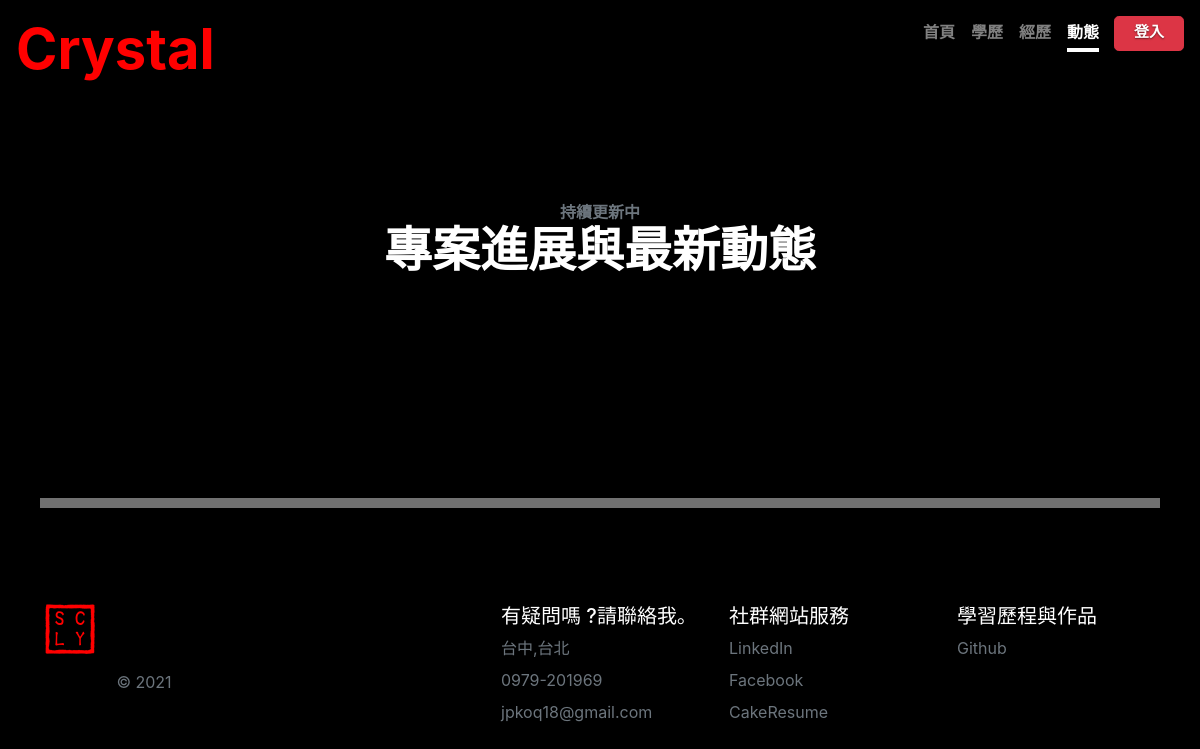
Page /story on the earlier database version.
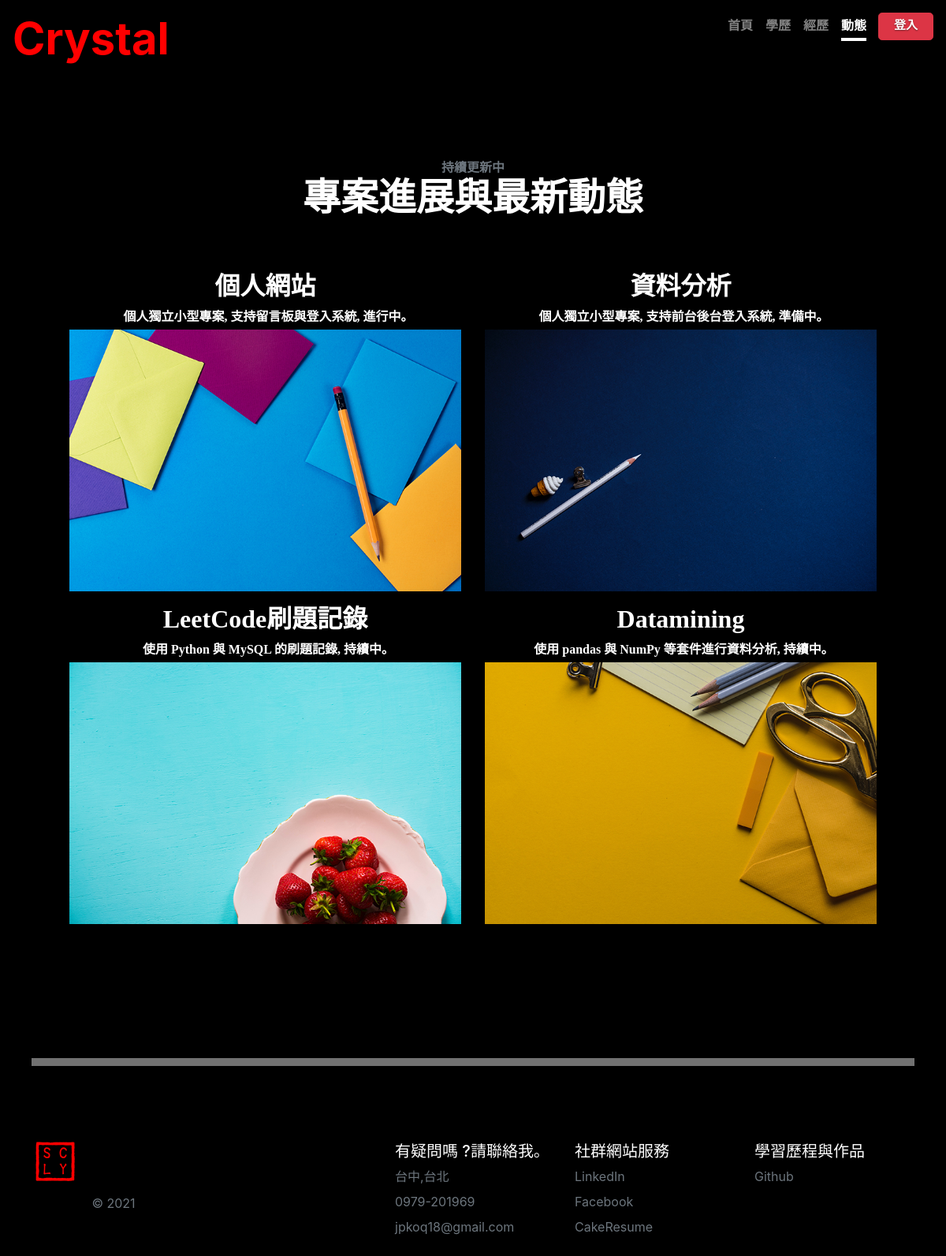
Same page on the later database version.
### PersonalWeb/models.py (models this page shows)
class Story(db.Model):
    id = db.Column(db.Integer , primary_key = True)
    title = db.Column(db.String(20))
    body = db.Column(db.String(200))
    site = db.Column(db.String(255),default = '/story')

### PersonalWeb/views.py (the view, shortened to what this page needs)
@app.route('/story',methods=["GET","POST"])
def story():
    stories=Story.query.all()
    form=PostForm()
    return render_template('story.html' ,stories = stories , form = form)

### PersonalWeb/templates/story.html (shortened to what this page needs)
{% extends 'base.html'%}
{% from 'bootstrap/form.html'  import render_form %}
{% block main %}
<section class="content-section" id="portfolio">
    <div class="container px-4 px-lg-5">
        <div class="content-section-heading text-center">
            <h3 class="text-secondary mb-0 cont">持續更新中</h3>
            <h2 class="mb-5 cont">專案進展與最新動態</h2>
        </div>
        <div class="row gx-0">
            {% for story in stories %}
            <div class="col-lg-6">
                    <div class="caption">
                        <div class="caption-content">
                            <div class="mt-3 h2 cont">{{story.title}}
                        </div>
                            <p class="mb-1 cont">{{ story.body }}</p>
                        </div>
                    </div>
                    <a class="portfolio-item" href="{{ story.site }}">
                    <img class="img-fluid" src="../static/portfolio-{{ loop.index %8 }}.jpg" alt="..." />
                </a>
            </div>
            {% endfor %}
        </div>
    </div>
</section>
<center ><div class="divider1"></div></center>
{% endblock %}

### PersonalWeb/templates/base.html (shortened to what this page needs)
<!DOCTYPE html>
<html>
<head>
    <link rel="stylesheet" href="{{ url_for('static', filename='css/bootstrap.min.css') }}" type="text/css">
    <link rel="stylesheet" href="{{ url_for('static', filename='css/style.css') }}" type="text/css">
</head>
<body class="text-center">
    <div class="cover-container d-flex w-100 h-100 p-3 mx-auto flex-column">
        <header class="masthead mb-auto">
          <div class="inner">
            <h3 class="masthead-brand display-4 Crystal">Crystal</h3>
            <nav class="nav nav-masthead justify-content-center">
              <a {%  if request.endpoint == 'index' %}class="nav-link active"{% else %}class="nav-link" {% endif %} href="{{ url_for('index') }}">首頁</a>
              <a class="nav-link " href="/#education">學歷</a>
              <a class="nav-link " href="/#experience">經歷</a>
              <a {% if request.endpoint == 'story'%}class="nav-link active" {% else %} class="nav-link" {% endif %} href="{{url_for('story')}}">動態</a>
              {% if current_user.is_authenticated %}
              <a class="btn btn-lg btn-danger login" href="{{url_for('logout')}}">登出</a>
              {% else%}
              <a class="btn btn-lg btn-danger login" href="{{url_for('login')}}">登入</a>
              {% endif %}
            </nav>
          </div>
        </header>
        <main role="main" class="inner cover">
          {% block main %}
          {% endblock %}
        </main>
        <div class="container">
            {% block footer %}
            <footer class="row row-cols-5 py-5 my-5 ">
                <div class="col">
                  <a href="/" class="d-flex align-items-center mb-3 link-dark text-decoration-none">
                    <svg class="bi me-2" width="50" height="50"><use xlink:href="#bootstrap"/>
                      <image xlink:href="{{ url_for('static', filename='Crystal.png') }} "width="100%" height="100%"/>
                    </svg>
                  </a>
                  <p class="text-muted">&copy; 2021</p>
                </div>
                <div class="col">
                </div>
                <div class="col">
                  <h5 class="text-left">有疑問嗎 ?請聯絡我｡</h5>
                  <ul class="nav flex-column text-left">
                    <li class="nav-item mb-2"><a  class="nav-link p-0 text-muted">台中,台北</a></li>
                    <li class="nav-item mb-2"><a  class="nav-link p-0 text-muted">0979-201969</a></li>
                    <li class="nav-item mb-2"><a  class="nav-link p-0 text-muted">jpkoq18@gmail.com</a></li>
                  </ul>
                </div>
                <div class="col">
                  <h5 class="text-left">社群網站服務</h5>
                  <ul class="nav flex-column text-left">
                    <li class="nav-item mb-2"><a href="https://www.linkedin.com/in/crystal-chen-568a0a117/" class="nav-link p-0 text-muted">LinkedIn</a></li>
                    <li class="nav-item mb-2"><a href="https://www.facebook.com/jpkoq18/" class="nav-link p-0 text-muted">Facebook</a></li>
                    <li class="nav-item mb-2"><a href="https://www.cakeresume.com/me/chen-crystal-f3c729" class="nav-link p-0 text-muted">CakeResume</a></li>
                  </ul>
                </div>
                <div class="col">
                  <h5 class="text-left">學習歷程與作品</h5>
                  <ul class="nav flex-column text-left">
                    <li class="nav-item mb-2"><a href="https://github.com/Crystal9202" class="nav-link p-0 text-muted">Github</a></li>
                  </ul>
                </div>
              </footer>
            </div>
            {% endblock %}
        </div>
</body>
</html>

### PersonalWeb/static/css/style.css (style rules this page uses)
a, a:focus, a:hover { color: #fff; }
html, body { height: 100%; background-color:black; }
body { display: -ms-flexbox; display: flex; color: #fff; text-shadow: 0 .05rem .1rem rgba(0, 0, 0, .5); box-shadow: inset 0 0 5rem rgba(0, 0, 0, .5); }
.cover-container { max-width: 82em; }
.masthead { margin-bottom: 2rem; }
.masthead-brand { margin-bottom: 0; }
.nav-masthead .nav-link { padding: .25rem 0; font-weight: 700; color: rgba(255, 255, 255, .5); background-color: transparent; border-bottom: .25rem solid transparent; }
.nav-masthead .nav-link + .nav-link { margin-left: 1rem; }
.nav-masthead .active { color: #fff; border-bottom-color: #fff; }
@media (min-width: 48em) { .masthead-brand { float: left; } }
@media (min-width: 48em) { .nav-masthead { float: right; } }
.cover { padding: 0 1.5rem; }
.Crystal { color:red; font-weight: bold; }
.cont { font-weight: bold; font-family: "Microsoft YaHei"; }
.divider1 { height: 10px; width: 100%; background-color:#717171; margin-top: 50px ; }
.login { font-family:"Microsoft YaHei" ; font-size: 15px; font-weight: bold; width: 70px; height: 35px; margin-left: 15px; margin-top: 0px; padding: 0.25rem 0px; }
.img-fluid { max-width: 100%; height: auto; }
.content-section { padding-top: 7.5rem; padding-bottom: 7.5rem; }
.content-section-heading h2, .content-section-heading .h2 { font-size: 3rem; }
.content-section-heading h3, .content-section-heading .h3 { font-size: 1rem; text-transform: uppercase; }
.g-0, .gx-0 { --bs-gutter-x: 0; }
.px-lg-5 { padding-right: 3rem !important; padding-left: 3rem !important; }

Differences in the rows shown:
added Story: title "個人網站", body "個人獨立小型專案, 支持留言板與登入系統, 進行中｡", shows a picture
added Story: title "資料分析", body "個人獨立小型專案, 支持前台後台登入系統, 準備中｡", shows a picture
added Story: title "LeetCode刷題記錄", body "使用 Python 與 MySQL 的刷題記錄, 持續中｡", shows a picture
added Story: title "Datamining", body "使用 pandas 與 NumPy 等套件進行資料分析, 持續中｡", shows a picture
